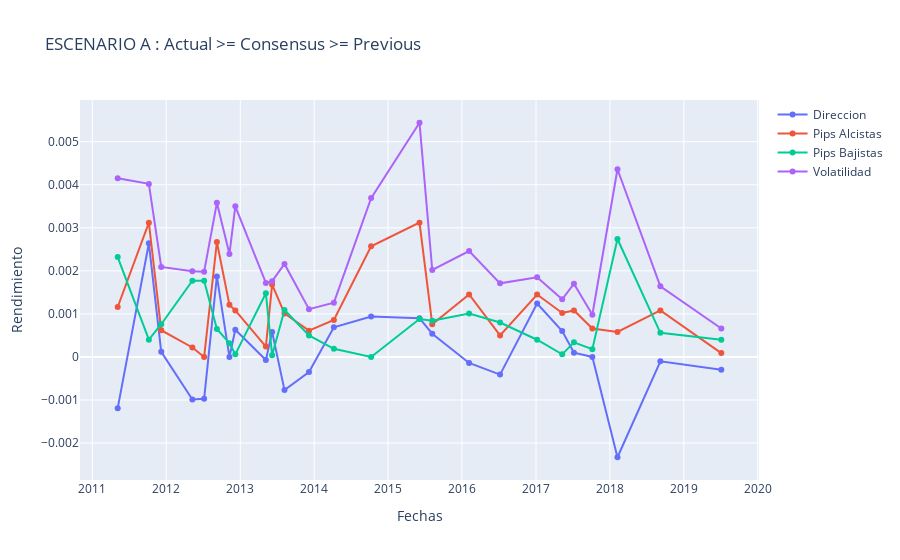

Notebook code for this chart:
### Code cell
plotesc(EUR,Aeur,"ESCENARIO A : Actual >= Consensus >= Previous")
